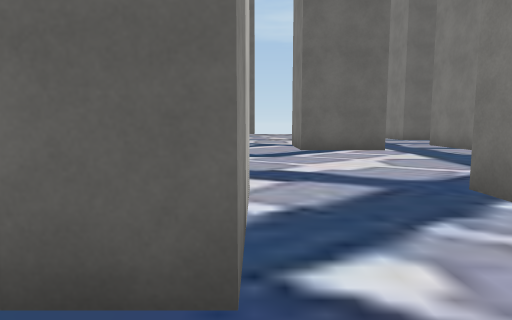
View 1 (above)

24 first-person views from a walk through a 3-D level made in the Unity game engine. The camera is 1.3 m above the floor, tilts 6° down and sees 75° across. The floor is counted in squares, 2 m on a side. Each view is taken from the middle of a square. On the plan, view 1 faces up. The plan holds only what a view shows up to about 10 squares ahead; the rest is blank. The place goes on beyond the plan. The player character is not drawn. Some surface patterns are stand-ins.

View 2
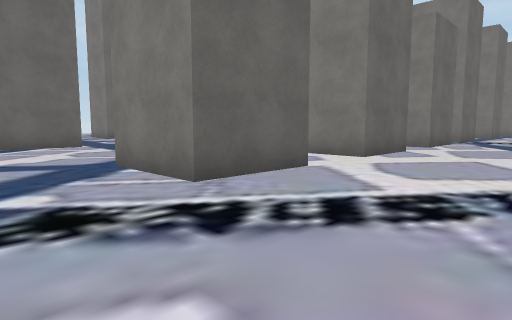

View 3
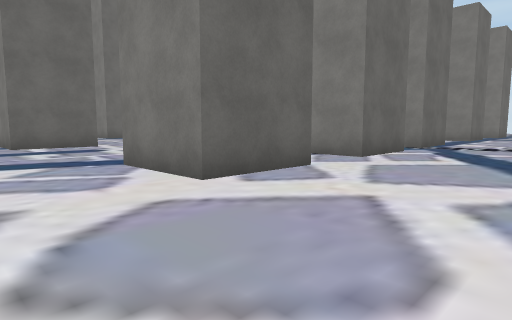

View 4
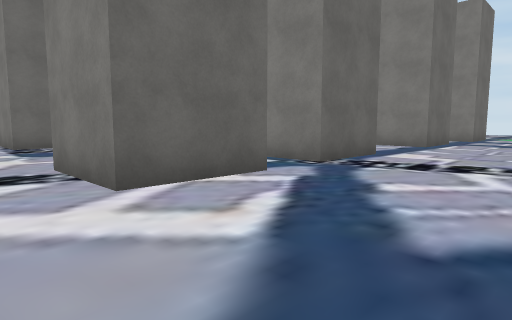

View 5
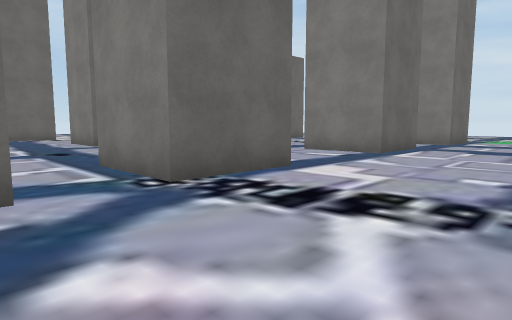

View 6
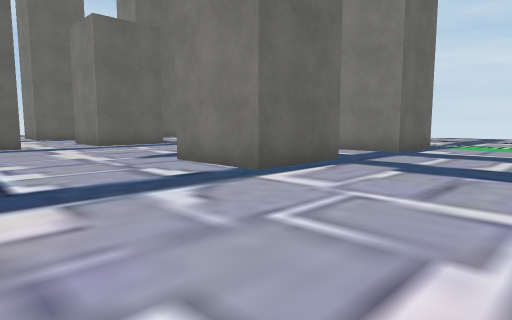

View 7
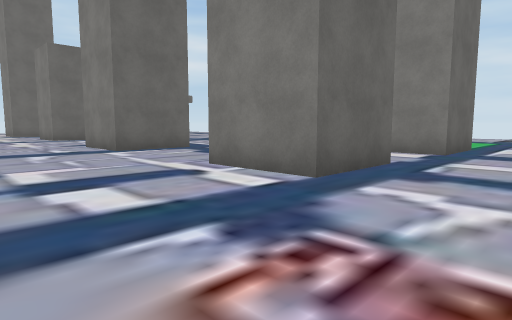

View 8
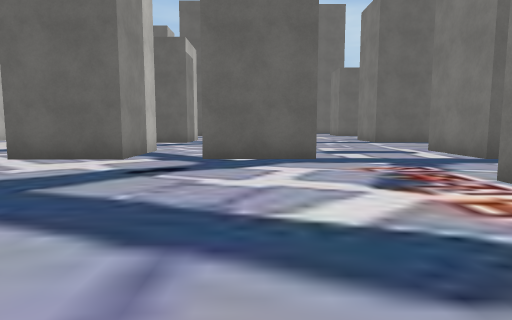

View 9
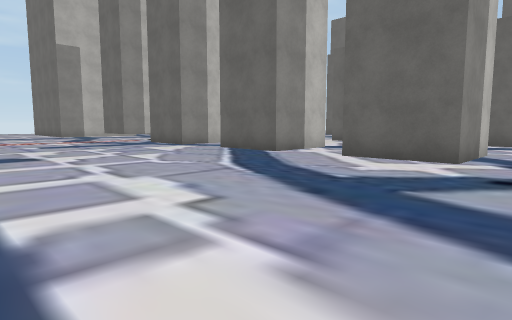

View 10
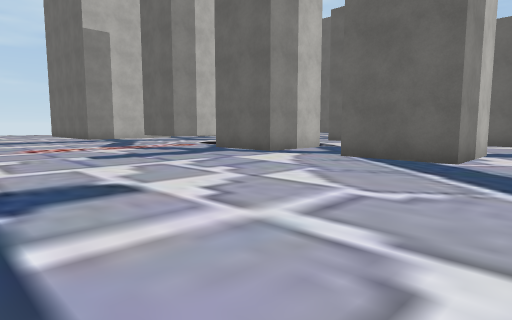

View 11
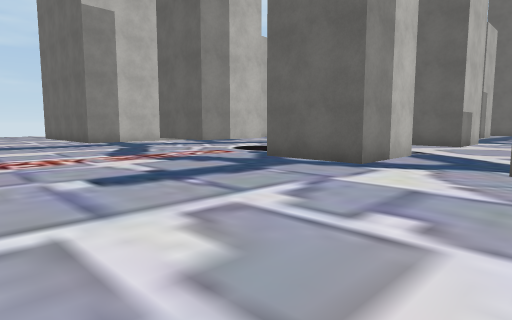

View 12
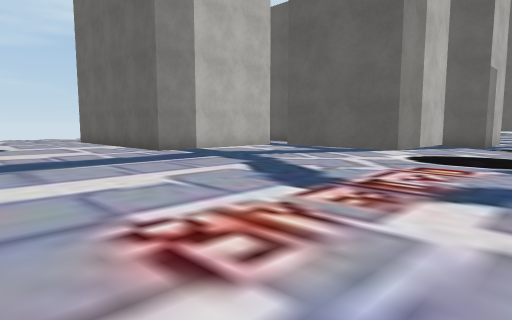

View 13
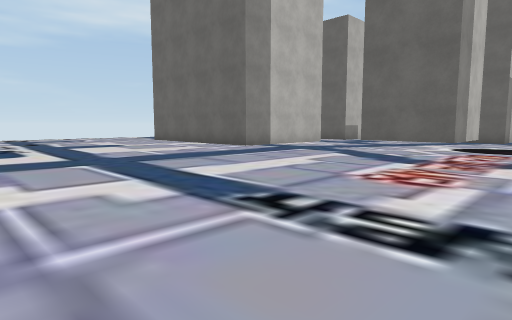

View 14
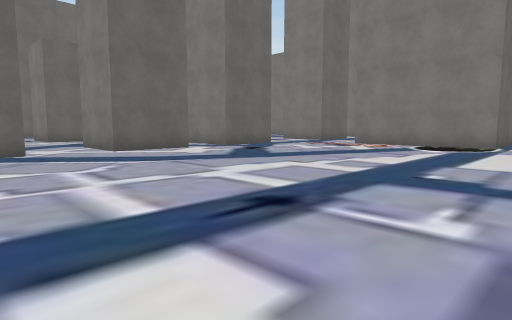

View 15
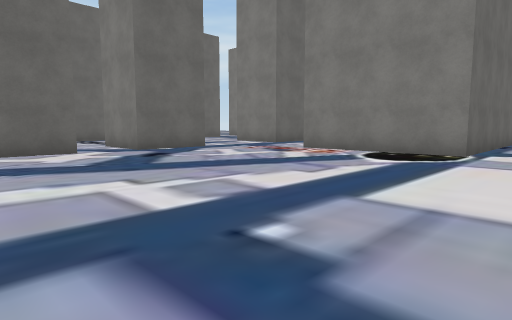

View 16
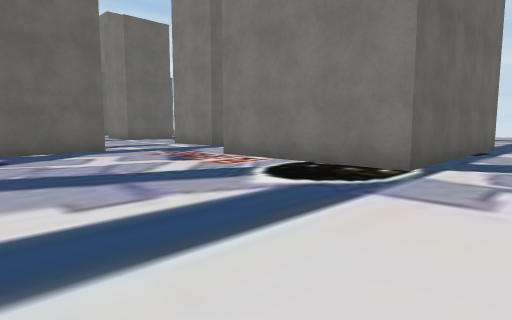

View 17
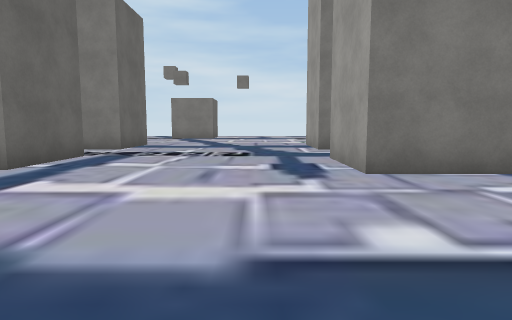

View 18
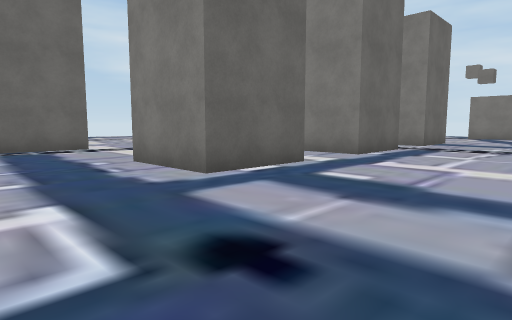

View 19
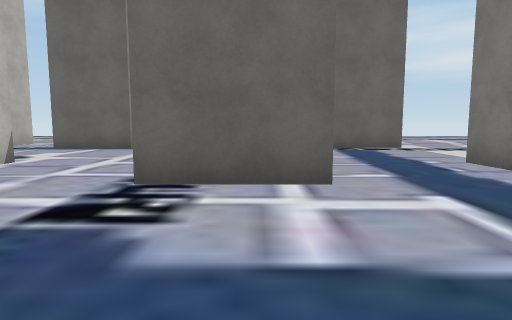

View 20
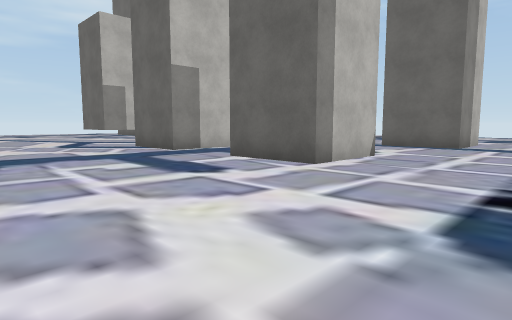

View 21
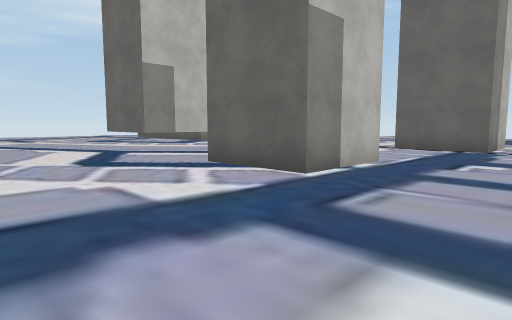

View 22
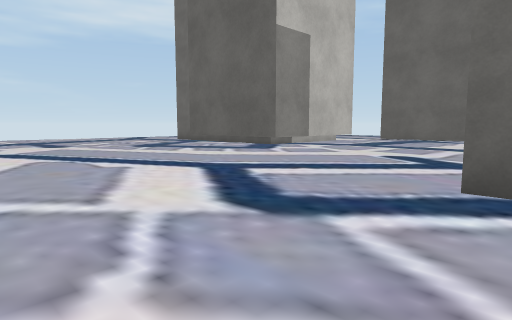

View 23
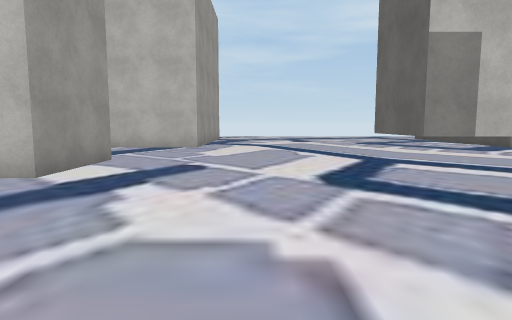

View 24
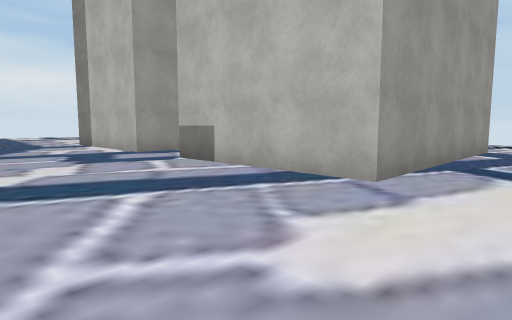

### Floor plan
Key: @ floor where view 1 was taken; # wall or solid block; . floor; T thing the floor can be seen under or through.
Columns run from 6 left of view 1 to 25 right of it. Each row starts with its distance up from view 1.
 16           #   #.
 15     ### .##..##.    ###..
 14 #  .... .........   .....
 13 ....... .........   ....
 12 .......  ... ....   ....
 11 ........ ... ....  ....
 10 ... T...##..##...# ...# ..#   #
  9 ...TT...##..##...##...##..###.##
  8 ................................
  7 ................................
  6 ................................
  5 ................................
  4 #......... ....... .. ..........
  3 #...###..# ..#  .# .#  ...##..##
  2 #... ##..##..##..##.###...##..##
  1 #... #..........................
  0 .... .@.........................
 -1 .... ...........................
 -2 #..........................
 -3 #...  #.  #.. #..##.#  ...#
 -4 #... ##. ##..##..##.###...##..##
 -5 #...##..........................
 -6 ................................
 -7 ........................#
 -8 ........................#
 -9 ........................#
-10 ........................#
-11 .........   ............######
-12 .........    .................
-13     .....    ...........

Positions as (right, up) in squares from view 1, and headings:
1: (0, 0), facing up
2: (0, -2), facing up-right
3: (4, -2), facing up-right
4: (9, -2), facing up-right
5: (12, -2), facing up-right
6: (16, -2), facing up-right
7: (16, -7), facing up-right
8: (15, -11), facing up
9: (14, -11), facing up-left
10: (10, -11), facing up-left
11: (7, -10), facing up-left
12: (2, -10), facing up-left
13: (2, -13), facing up-left
14: (7, -13), facing up-right
15: (10, -13), facing up-right
16: (13, -13), facing up-right
17: (15, 5), facing right
18: (13, 5), facing up-right
19: (12, 5), facing up
20: (11, 4), facing up-left
21: (6, 5), facing up-left
22: (2, 5), facing up-left
23: (4, 6), facing left
24: (-2, 6), facing down-left
